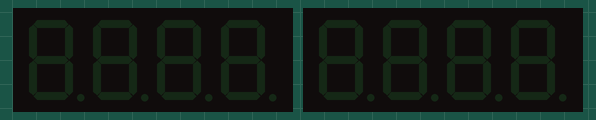
Recording of a sketch running on a simulated Arduino Uno, built with avr-gcc and run on an emulated ATmega328P. Shown: 2 × 4-digit seven-segment display.

Above: at 0.1 s.
At 2.22 s:
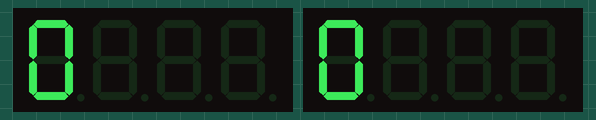
At 4.62 s:
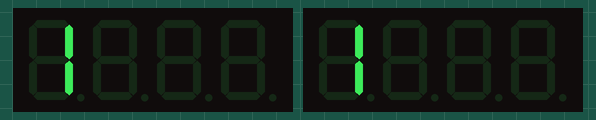
At 7.28 s:
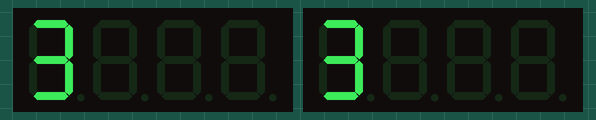
At 9.15 s:
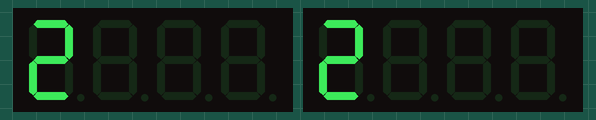

Measured:
- by itself, everything shown: repeats every 8.5 s, in 32 steps

The sketch:

216.ino
```cpp
#include <TM1637Display.h>  // Include the TM1637 display library

// Pin definitions for the TM1637 modules
const int clkPin = 2;         // Common CLK pin
const int dioPin1 = 3;       // DIO pin for the first module
const int dioPin2 = 4;       // DIO pin for the second module

// Create instances of the TM1637 displays
TM1637Display display1(clkPin, dioPin1);
TM1637Display display2(clkPin, dioPin2);

// Array of digits to display
const int digits[] = {0, 1, 2, 3};
const int numDigits = sizeof(digits) / sizeof(digits[0]);

// Timing variables
unsigned long previousMillis = 0;
const long interval = 1000;  // Time interval for rotation (1 second)

// Brightness levels (0-7 for TM1637)
int brightness = 0;

void setup() {
  display1.setBrightness(brightness);  // Set initial brightness for the first display
  display2.setBrightness(brightness);  // Set initial brightness for the second display
}

void loop() {
  unsigned long currentMillis = millis();

  // Check if the interval has passed
  if (currentMillis - previousMillis >= interval) {
    previousMillis = currentMillis;

    // Rotate digits to the left
    rotateDigits();

    // Change brightness for the next iteration
    brightness = (brightness + 1) % 8;  // Cycle through brightness levels (0-7)
    display1.setBrightness(brightness); // Update brightness for the first display
    display2.setBrightness(brightness); // Update brightness for the second display
  }
}

// Function to rotate digits to the left
void rotateDigits() {
  for (int i = 0; i < numDigits; i++) {
    // Display the current digit on both displays
    display1.showNumberDec(digits[i], false, 1, 0);
    display2.showNumberDec(digits[i], false, 1, 0);
    delay(200);  // Short delay for visibility

    // Clear the displays
    display1.clear();
    display2.clear();
  }
}
```
